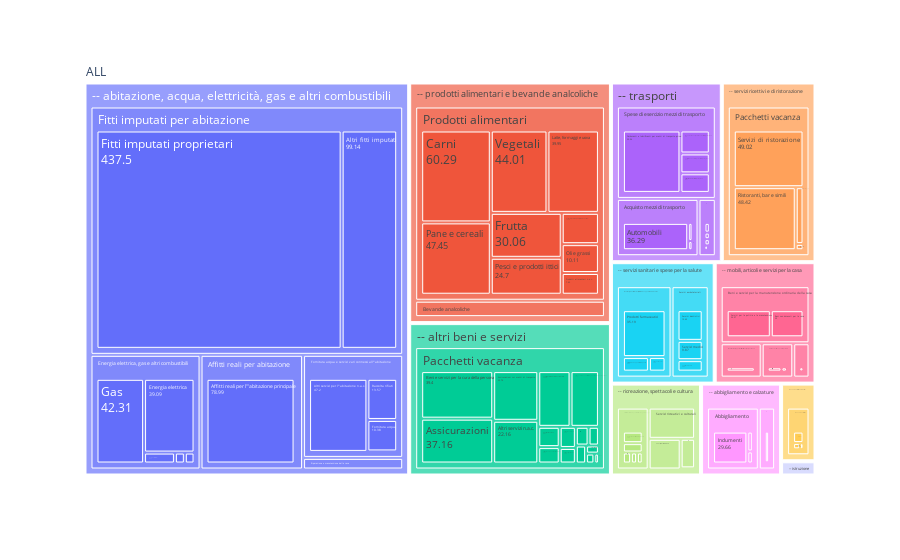

The cell this chart's notebook holds for it:
### Code cell
mask = df[(df['componenti'] == '1') & (df['Anno'] == 2020) & (df['Territorio']=='Italia')]
dff = mask.groupby(by=["Root", "First_level", "Second_level"]).sum('Spesa media').reset_index()
fig = px.treemap(
    dff, path=[px.Constant("ALL"), "Root", "First_level", "Second_level"], 
    values='Spesa media', labels={
        'id': 'Coicop (DESC)'
    }
)
fig.data[0].textinfo = 'label+text+value'
fig.show()

### Figure 1 — Plotly figure (JSON) as saved in the notebook; plotly's stock layout.template omitted (floating-point values rounded to 4 significant figures; data arrays with more than 128 entries replaced by an {"elided": "..."} marker saying what was removed)
{"data": [{"branchvalues": "total", "domain": {"x": [0, 1], "y": [0, 1]}, "hovertemplate": "labels=%{label}<br>Spesa media=%{value}<br>parent=%{parent}<br>Coicop (DESC)=%{id}<extra></extra>", "ids": {"elided": "142 str values"}, "labels": {"elided": "142 str values"}, "name": "", "parents": {"elided": "142 str values"}, "textinfo": "label+text+value", "type": "treemap", "values": {"elided": "142 float values"}}], "layout": {"legend": {"tracegroupgap": 0}, "margin": {"t": 60}}}
